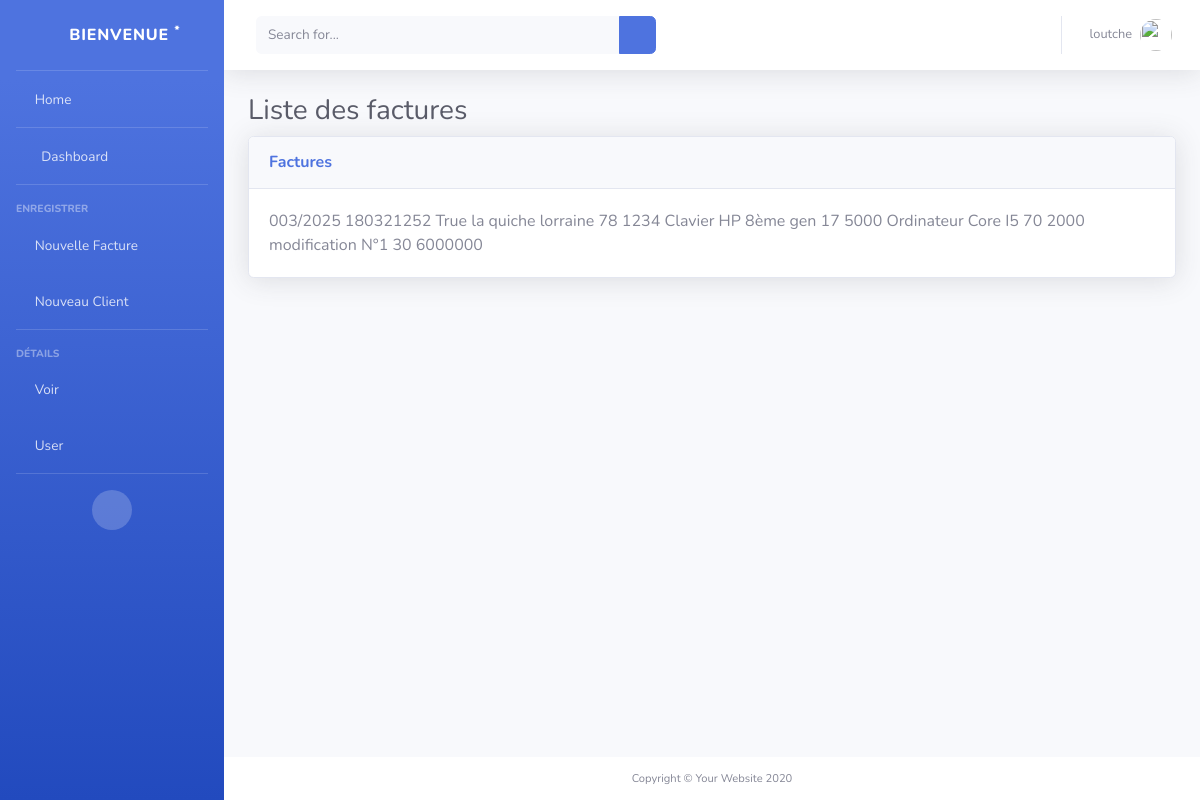
The app's page /loutche/liste_facture/details_facture/1/ (signed in), older data.
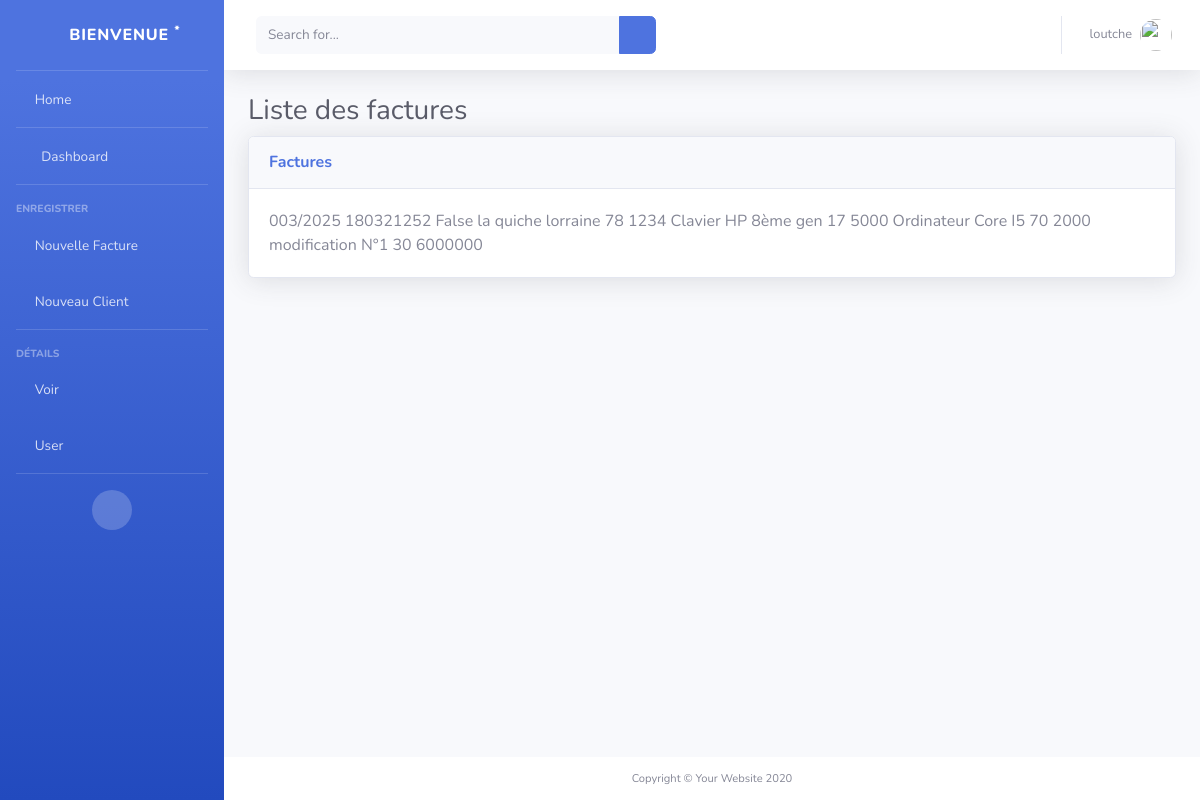
The same page, newer data.
### gestion_factures/models.py (models this page shows, shortened)
class FactureDefinitive(models.Model):
    proforma = models.ForeignKey(Proforma, on_delete=models.CASCADE, related_name='factures_definitives')
    client = models.ForeignKey(Client, on_delete=models.CASCADE)
    objet = models.CharField(max_length=225, blank=False, null=False)
    status = models.BooleanField(default=False, blank=True)
    date_facture_def = models.DateTimeField(auto_now_add=True)
    save_by = models.ForeignKey(User, on_delete=models.PROTECT, related_name='user_facture_def')
    class Meta:
        ordering = ['-date_facture_def']
    def montant_ht(self):
        return sum(i.montant_facture_def() for i in self.details_facture_def.all())
    def montant_tva(self):
        return int((self.montant_ht() * 18) / 100)
    def montant_ttc(self):
        return self.montant_ht() + self.montant_tva()
    montant_ht.short_description = 'HT'
    montant_tva.short_description = 'TVA'
    montant_ttc.short_description = 'TTC'

### gestion_factures/views.py (the view)
# urls.py: path('<str:username>/liste_facture/details_facture/<int:id>/', details_facture, name='details_facture'),
@login_required(login_url='/')
@user_passes_test(is_user)
def details_facture (request, username, id, *args, **kwargs):
    user = User.objects.get(username=username)
    prof = Proforma.objects.get(id=id)
    list_produit = DetailsProforma.objects.filter(proforma=prof)
    fact_def =  FactureDefinitive.objects.get(proforma=prof)
    bon_liv = BonLivraison.objects.get(facture_def=fact_def)
    return render(request, 'details_facture.html', {
        'user': user,
        'proforma': prof,
        'facture_def': fact_def,
        'bon_livraison': bon_liv,
        'details_proforma': list_produit
    })

### gestion_factures/models.py (called while the page is built)
    def montant_ht(self):
        return sum(i.montant_proforma() for i in self.details_proforma.all())

    def montant_proforma(self):
        return self.qte_produit * self.prix_produit

### gestion_factures/views.py (called while the page is built)
def is_user(user):
    return user.is_authenticated

### Facture Loutche/gestion_factures/templates/details_facture.html (shortened to what this page needs)
<!DOCTYPE html>
{% load static %}
<html lang="fr">
<head>
    <link href="{% static 'vendor/fontawesome-free/css/all.min.css' %}" rel="stylesheet" type="text/css">
    <link href="{% static 'css/sb-admin-2.min.css' %}" rel="stylesheet">
    <link href="{% static 'vendor/datatables/dataTables.bootstrap4.min.css' %}" rel="stylesheet">
</head>
<body id="page-top">
    <div id="wrapper">
        {% include "sidebar.html" %}
        <div id="content-wrapper" class="d-flex flex-column">
            <div id="content">
                {% include "navbar.html" %}
                <div class="container-fluid">
                    <h1 class="h3 mb-2 text-gray-800">Liste des factures</h1>
                    <div class="card shadow mb-4">
                        <div class="card-header py-3">
                            <h6 class="m-0 font-weight-bold text-primary">Factures</h6>
                        </div>
                        <div class="card-body">
                            {{ proforma.numero_proforma }}
                            {{ proforma.montant_ht }}
                            {{ facture_def.status }}
                            {% for detail in details_proforma %}
                                {{ detail.nom_produit }}
                                {{ detail.qte_produit }}
                                {{ detail.prix_produit }}
                            {% endfor %}
                        </div>
                    </div>
                </div>
            </div>
            <footer class="sticky-footer bg-white">
                <div class="container my-auto">
                    <div class="copyright text-center my-auto">
                        <span>Copyright &copy; Your Website 2020</span>
                    </div>
                </div>
            </footer>
        </div>
    </div>
</body>
</html>

Row changes from the older to the newer data that the page shows:
changed FactureDefinitive: status "True" → "False"
